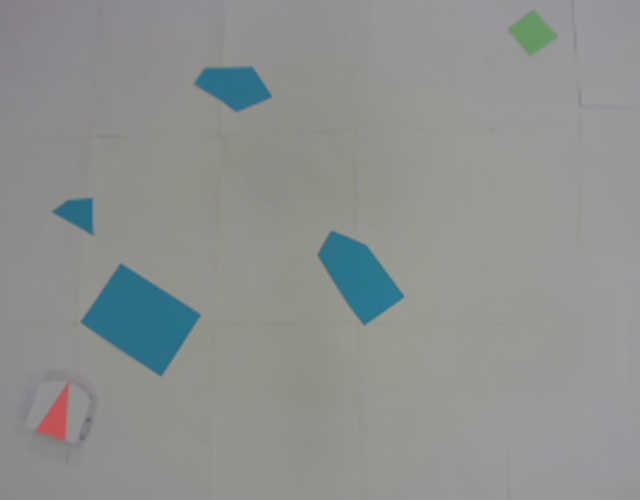
#> input picture demo_img/vision_demo.png, 640 x 500 px
$ jupyter execute main.ipynb   (shell and % lines are left out)
#> lines starting #> are read from the running program, lines starting #| are printed output that depends on the picture; after the words box and inside, x2 and y2 are one past the last pixel; in counts of white or black regions, pixels touching at a corner belong together
# Project Basics of Mobile Robotics - Group 16

Ludovic Dauvin, 288 407 <br>
Théo Stanislaw Gieruc, 282 360 <br>
Jonathan Henry, 287 725 <br>
Guillaume Eliot Krafft, 289 256 <br>

## Introduction

The project is part of the course *Basics of Mobile Robotics* at EPFL. Its purpose is to combine several important components of mobile robotics : computer vision, global and local navigation, motion control and filtering.

Our implementation of this concept is the following : the robot, placed anywhere on the environment, has to reach the target, also placed anywhere on the environment. There are several fixed obstacles that the robot avoids using global navigation. A mobile obstacle can be placed on its path. The robot avoids it using local navigation.

Starting the project we first decided which algorithms we wanted to use.
Concerning the global navigation, we chose to use a visibility graph combined with the Dijkstra algorithm to find the shortest path.
A Kalman filter is used for filtering and a Braintenberg approach is used for local navigation.

We then designed the setup in which the robot would move.
The floor is white in order to have a good contrast with the other elements. We chose red, green and blue to easily detect the elements with rgb values :
<ul>
<li> Red represents the robot, therefore we sticked a red triangle on top of the thymio.
<li> Green was chosen to represent the goal.
<li> Blue is used to represent the different shaped fixed obstacles.
</ul>
We use a white cylinder as a mobile obstacle for local avoidance.<br>
A lectern and a handcrafted cardboard arm were used in order to place the camera on top of the playing field with a centered view.

> This jupyter requires the following depedencies :

[cell 1]
from IPython.display import YouTubeVideo

YouTubeVideo('GfBVOo9yZ0U', width=800, height=500)

## Module description

### Vision
The vision module handles everything related to the camera. There are four classes : *vision, robot, obstacle* and *target*.
The class Vision is the main class and contains a robot, obstacle and target element.

The vision is mainly based on color differentiation. The following part will demonstrate the whole process

We will use a picture as an example of what the camera could see.

[cell 2]
import sys as _sys
import matplotlib.pyplot as plt
import numpy as np
import cv2
from copy import deepcopy

actual_frame = cv2.imread("demo_img/vision_demo.png", cv2.IMREAD_COLOR)
#> actual_frame is the input picture: shape (500, 640, 3); mean B, G, R 143.6, 145.2, 142.2
actual_frame = cv2.cvtColor(actual_frame, cv2.COLOR_BGR2RGB)
plt.imshow(actual_frame)
#> (this line was passed over: IPython is not available in this run)

Each color has to be set individually. To do this, we decided to use the Color Picker from ipywidget. As this is a demo, the colors has already been picked

[cell 3]
robot_color = np.array([189, 84, 83])
target_color = np.array([103, 148, 100])
obstacles_color = np.array([ 42, 115, 139])

We also have to choose the threshold for each color. The better the uniformity of the color, the lower the thresholds needs to be. As the colors are very uniform, we can use low thresholds.

[cell 4]
targetthresh = 20
robotthresh = 20
obstaclesthresh = 20

#### Robot detection
In order to detect the red triangle on top the robot, we first compare the actual frame with the supposed color of the robot

[cell 5]
compare_color = abs(actual_frame - robot_color)
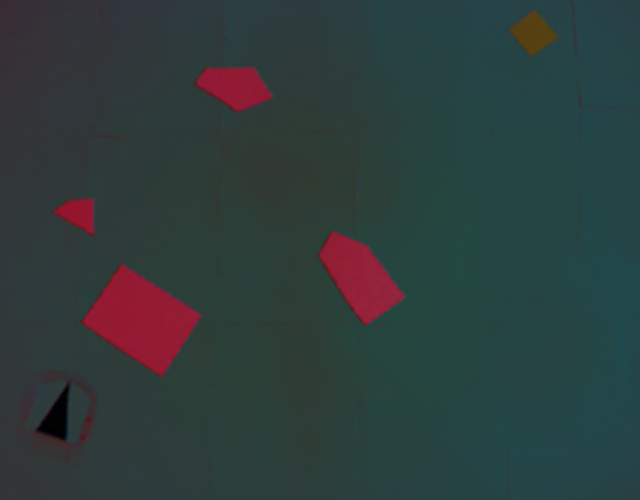
#> compare_color: shape (500, 640, 3) int64; mean R, G, B 46.8, 61.2, 60.6
compare_gray = np.mean(compare_color, axis=2)
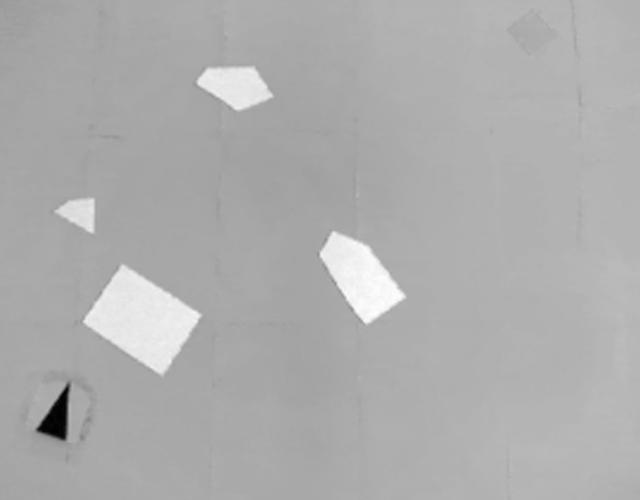
#> compare_gray: shape (500, 640) float64; min 0, max 82.33, mean 56.2; drawn with min black and max white
plt.imshow(compare_gray, 'binary')
#> (this line was passed over: IPython is not available in this run)

From this, we get a binary image, using the threshold set before

[cell 6]
_, binary_img = cv2.threshold(compare_gray, robotthresh, 10, cv2.THRESH_BINARY)
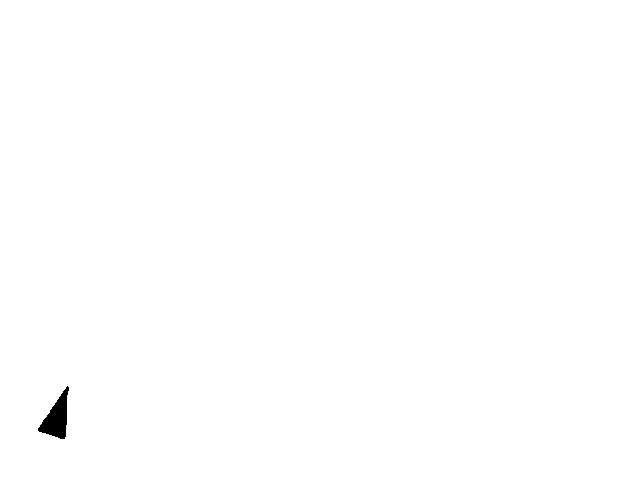
#> binary_img: shape (500, 640) float64; values 0 (black) and 10 (white), 99.7% white; 1 black region
plt.imshow(binary_img,'binary')
#> (this line was passed over: IPython is not available in this run)

Now, we can use cv2.findContours and cv2.approxPolyDP in order to get the triangular shape. We check that the area is big enough and that the shape is actually a triangle.

[cell 7]
robot_contour, _ = cv2.findContours(binary_img.astype(np.uint8), cv2.RETR_TREE, cv2.CHAIN_APPROX_SIMPLE)
#> robot_contour = 2 contours; box (x1, y1, x2, y2) and area: (0, 0, 640, 500) 318861, (37, 385, 70, 440) 873
robot_contour = cv2.approxPolyDP(robot_contour[1], 0.03 * cv2.arcLength(robot_contour[1], True), True).reshape(-1,2)
#> robot_contour = [[67, 385], [65, 438], [39, 432]]
area = cv2.contourArea(robot_contour)
#> area = 695
assert(40 < area <  actual_frame.shape[0] * actual_frame.shape[1])
assert(robot_contour.shape[0] == 3)

# Show the results
plt.imshow(cv2.drawContours(actual_frame.copy(), [robot_contour], 0, (0,0,255), 2))
#> (this line was passed over: IPython is not available in this run)

From there, we can find the center of the robot, its orientation using the bisector, and the coefficient pixel / cm, knowing the real length of an edge of the triangle.

[cell 8]
center = np.zeros(2)
M = cv2.moments(robot_contour)
#> M = moments, m00 695, centre m10/m00, m01/m00 = (57, 418.3)
center[0] = int(M['m10'] / M['m00'])
center[1] = int(M['m01'] / M['m00'])

LENGTH_EDGE = 115

dist = np.zeros(3)
dist[0] = np.linalg.norm(robot_contour[2] - robot_contour[1])
dist[1] = np.linalg.norm(robot_contour[0] - robot_contour[2])
dist[2] = np.linalg.norm(robot_contour[0] - robot_contour[1])
max_id = np.argmin(dist)
orientation = np.arctan2(robot_contour[max_id, 1] - center[1], robot_contour[max_id, 0] -  center[0])
#> orientation = -1.28
mm2px = max(dist) / LENGTH_EDGE
_, robot_length = cv2.minEnclosingCircle(robot_contour)
#> robot_length = 27.85
print("the coef mm to px is : ", mm2px)

# Show the results
contour_img = cv2.drawContours(actual_frame.copy(), [robot_contour], 0, (0,0,255), 2)
point = (center + np.array([np.cos(orientation) * 50, np.sin(orientation) * 50])).astype(int)
#> point = [71, 370]
contour_orientation_img = cv2.line(contour_img, center.astype(int), point, (0, 0, 255), thickness=3, lineType=8)
plt.imshow(contour_orientation_img)
#> (this line was passed over: IPython is not available in this run)

#### Obstacles
The same can be done to find the contours of the obstacles.

[cell 9]
compare_color = abs(actual_frame - obstacles_color)
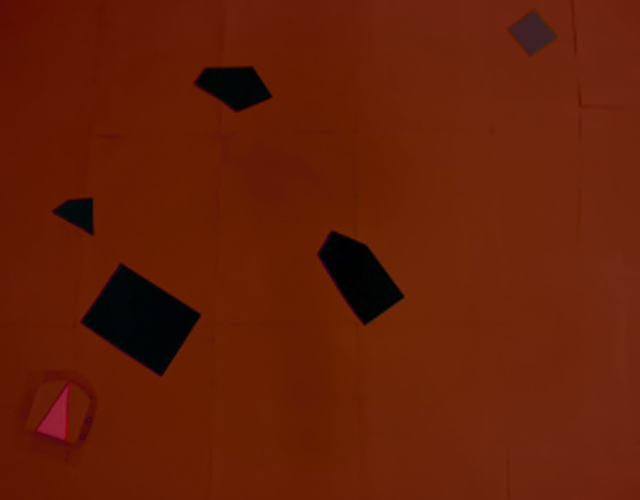
#> compare_color: shape (500, 640, 3) int64; mean R, G, B 100.3, 30.7, 6.4
compare_gray = np.mean(compare_color, axis=2)
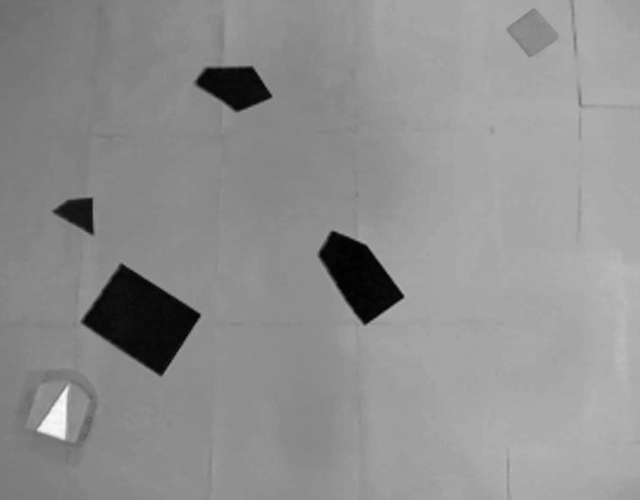
#> compare_gray: shape (500, 640) float64; min 0, max 81.33, mean 45.8; drawn with min black and max white
plt.imshow(compare_gray, 'binary')
#> (this line was passed over: IPython is not available in this run)

[cell 10]
_, binary_img = cv2.threshold(compare_gray, obstaclesthresh, 10, cv2.THRESH_BINARY)
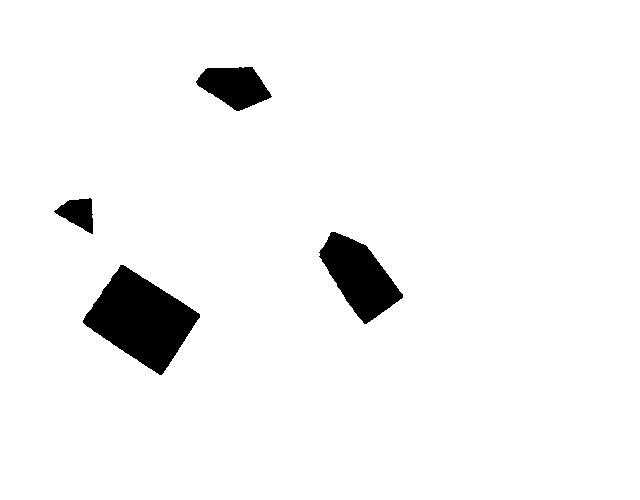
#> binary_img: shape (500, 640) float64; values 0 (black) and 10 (white), 95.7% white; 4 black regions, box (x1, y1, x2, y2) and area: (83, 265, 200, 375) 6882, (319, 232, 403, 324) 4021, (196, 67, 272, 111) 2157, (54, 198, 93, 234) 827
plt.imshow(binary_img, 'binary')
#> (this line was passed over: IPython is not available in this run)
